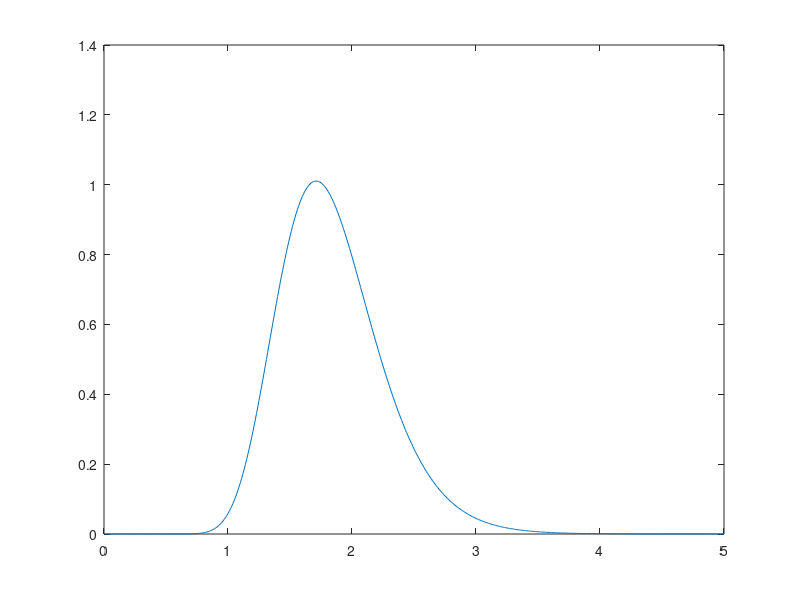

The MATLAB source for this figure:
%Clears memory and screen
clear all; clc;

%stops scientific notation
format short g;

%Black-Scholes Model parameters
r = 0.07;       
mu = r; 
sigma = 0.15; 

%EU call option characteristics
S_0 = 115;
k = 120;
T = 10;

%Number of replications
R = 1000;

%Plots the log-normal distribution
x=0.01:0.01:5;
y=lognpdf(x,(mu-0.5*sigma^2)*T,T*sigma^2);
plot(x,y)

%Direct simulation of S(T) and V(T) (stock and Call payoff)
S_T = S_0*exp(normrnd((mu-0.5*sigma^2)*T,sigma*sqrt(T),1,R));
V_T = max(S_T(end,:)-k,0);

%Crude Monte Carlo Estimate
Est_Price = mean(exp(-r*T)*V_T)

%Black-scholes
d1 = (1/(sigma*sqrt(T)))*(log(S_0/k)+(r+0.5*sigma^2)*T);
d2 = d1-sigma*sqrt(T);
Actual_price = normcdf(d1,0,1)*S_0-normcdf(d2,0,1)*k*exp(-r*T)

%95% Confidence interval for price
Phi = norminv(0.975);
vol_V = sqrt(var(V_T));
CI = Est_Price + [-Phi*vol_V/sqrt(R) +Phi*vol_V/sqrt(R)]  

%The width of the CI (What happens if we 4x R?)
CI_width = 2*Phi*vol_V/sqrt(R)

%Simulation error for this estimate was
Actual_price-Est_Price

